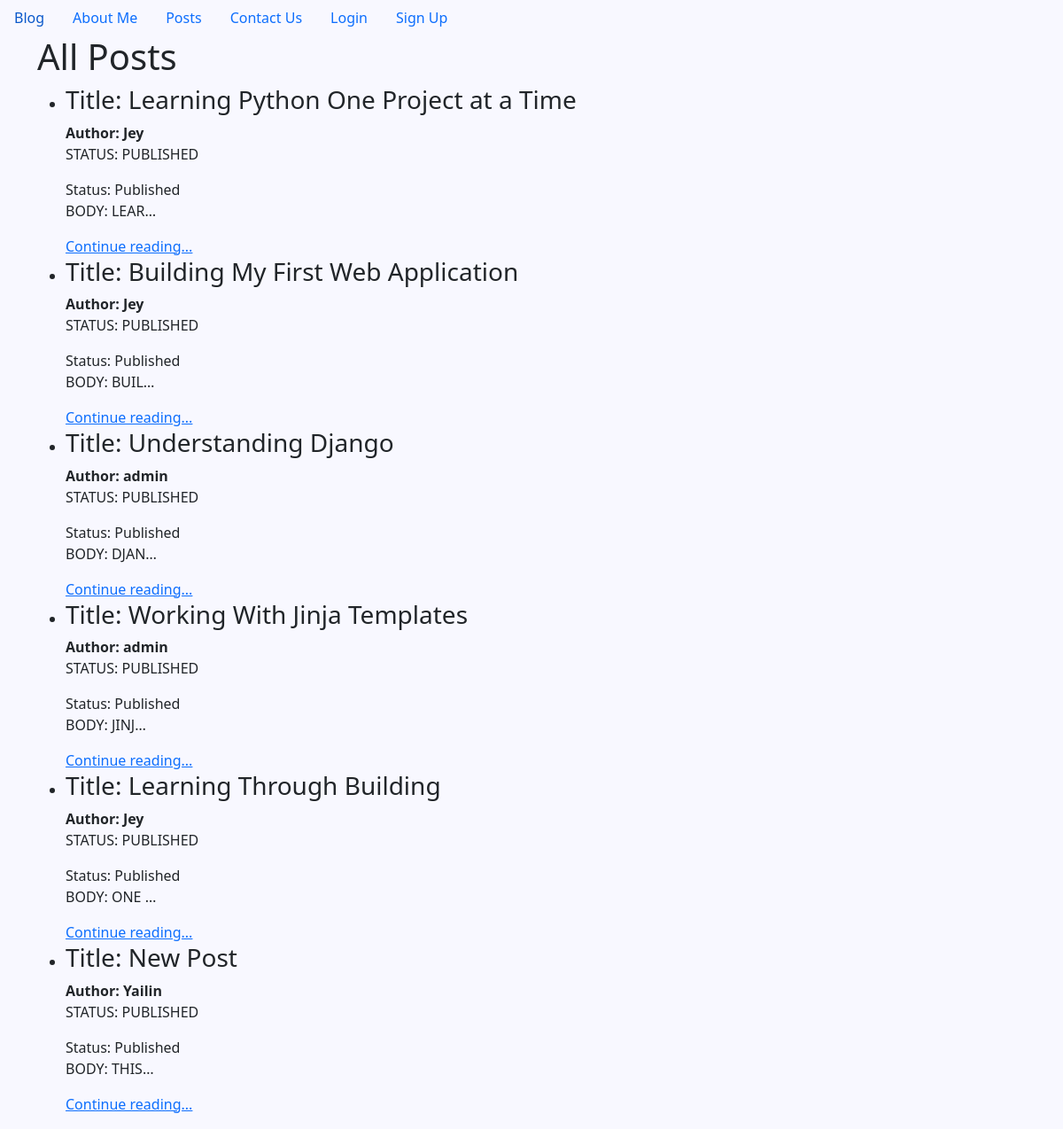
Page /list/ on the committed database.
### posts/models.py (models this page shows, shortened)
class Post(models.Model):
    title = models.CharField(max_length=128)
    subtitle = models.CharField(max_length=128)
    body = models.TextField()
    created_on = models.DateTimeField(auto_now_add=True)
    author = models.ForeignKey(
        User,
        on_delete=models.CASCADE
    )
    status = models.ForeignKey(
        Status,
        on_delete=models.DO_NOTHING
        )

class Status(models.Model):
    name = models.CharField(max_length=128, unique=True)
    description = models.CharField(
        max_length=200,
        help_text="Write a description about the status"
    )
    class Meta:
        verbose_name = "Status"
        verbose_name_plural = "Statuses"

### posts/views.py (the view)
# urls.py: path("list/", PostListView.as_view(), name="post_list"),
class PostListView(ListView):
    template_name = "postsTemplates/list.html"
    model = Post
    context_object_name = "posts"
    def get_queryset(self):
        status = Status.objects.get(name="Published")
        return Post.objects.filter(status=status).order_by("created_on")

### templates/postsTemplates/list.html (shortened to what this page needs)
{% extends 'base.html' %}
{% load static %}
{% block css %}
<link rel="stylesheet" href="{% static 'CSS/about.css' %}">
{% endblock %}
{% block content %}
    <h1>All Posts</h1>
    <ul>
        {% for item in posts %}
        <li>
            <h3>Title: {{ item.title }}</h3>
            <span><strong>Author: {{ item.author }}</strong></span>
            <p>Status: {{ item.status.name }}</p>
            <span>Status: {{ item.status.name }}</span>
            <p>Body: {{ item.body|truncatechars:5 }}</p>
            <a href="{% url 'post_detail' item.id %}">Continue reading...</a>
        </li>
        {% endfor %}
    </ul>
{% endblock %}

### templates/base.html (shortened to what this page needs)
<!DOCTYPE html>
<html lang="en">
    <head>
        <link href="https://cdn.jsdelivr.net/npm/bootstrap@5.3.8/dist/css/bootstrap.min.css" rel="stylesheet">
        {% block css %}{% endblock %}
        <link rel="stylesheet" href="">
    </head>
    <body>
        {% include "navbar.html" %}
    <div class="container">
        {% block content %}
        {% endblock %}
    </div>
    </body>
</html>

### templates/navbar.html
<ul class="nav">
<li class="nav-item">
    <a class="nav-link active" aria-current="page" href="{% url 'home' %}">Blog</a>
</li>
<li class="nav-item">
    <a class="nav-link" href="{% url 'about' %}">About Me</a>
</li>
<li class="nav-item">
    <a class="nav-link" href="{% url 'post_list' %}">Posts</a>
</li>
<li class="nav-item">
    <a class="nav-link" href="{% url 'contact' %}">Contact Us</a>
</li>
    {% if user.is_authenticated %}
<li class="nav-item">
    <a class="nav-link" href="{% url 'post_new' %}">Create Post</a>
</li>
<li class="nav-item">
    <a class="nav-link" href="{% url 'post_draft_list' %}">Drafts</a>
</li>
<li class="nav-item">
    <a class="nav-link" href="{% url 'post_archived_list' %}">Archived</a>
</li>
<li class="nav-item">
    <a class="nav-link" href="{% url 'password_change' %}">Change Password</a>
</li>
<li class="nav-item">
    <form method="post" action="{% url 'logout' %}">
        {% csrf_token %}
        <button type="submit" class="nav-link">Log Out</button>
    </form>
</li>
<li class="nav-item">
    <span class="badge text-bg-info">{{ user.username }}</span>
</li>
{% else %}
<li class="nav-item">
    <a class="nav-link" href="{% url 'login' %}">Login</a>
</li>
<li class="nav-item">
    <a class="nav-link" href="{% url 'signup' %}">Sign Up</a>
</li>
    {% endif %}
</ul>

### static/CSS/about.css (style rules this page uses)
body { background-color: ghostwhite; }
p { text-transform: uppercase; font-weight: lighter; }

### rows in the picture
Post: title "Learning Python One Project at a Time", author "Jey", status.name "PUBLISHED", status.name "Published", body "LEAR…"
Post: title "Building My First Web Application", author "Jey", status.name "PUBLISHED", status.name "Published", body "BUIL…"
Post: title "Understanding Django", author "admin", status.name "PUBLISHED", status.name "Published", body "DJAN…"
Post: title "Working With Jinja Templates", author "admin", status.name "PUBLISHED", status.name "Published", body "JINJ…"
Post: title "Learning Through Building", author "Jey", status.name "PUBLISHED", status.name "Published", body "ONE …"
Post: title "New Post", author "Yailin", status.name "PUBLISHED", status.name "Published", body "THIS…"
